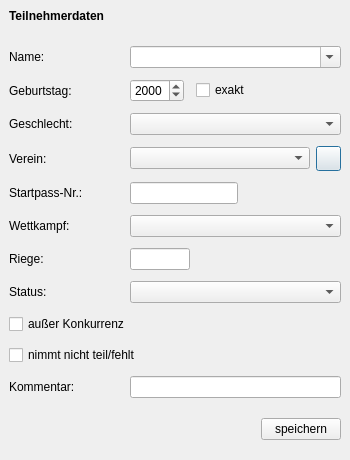
<?xml version="1.0" encoding="UTF-8"?>
<ui version="4.0">
 <class>IndividualDialog</class>
 <widget class="QDialog" name="IndividualDialog">
  <property name="geometry">
   <rect>
    <x>0</x>
    <y>0</y>
    <width>350</width>
    <height>460</height>
   </rect>
  </property>
  <property name="sizePolicy">
   <sizepolicy hsizetype="Preferred" vsizetype="Preferred">
    <horstretch>0</horstretch>
    <verstretch>0</verstretch>
   </sizepolicy>
  </property>
  <property name="windowTitle">
   <string>TurnFix - Teilnehmerdaten</string>
  </property>
  <property name="windowIcon">
   <iconset resource="../resources/TurnFix.qrc">
    <normaloff>:/appicons/icon.png</normaloff>:/appicons/icon.png</iconset>
  </property>
  <layout class="QGridLayout" name="gridLayout">
   <property name="leftMargin">
    <number>0</number>
   </property>
   <property name="topMargin">
    <number>0</number>
   </property>
   <property name="rightMargin">
    <number>0</number>
   </property>
   <property name="bottomMargin">
    <number>0</number>
   </property>
   <property name="spacing">
    <number>0</number>
   </property>
   <item row="0" column="0" colspan="2">
    <widget class="QWidget" name="headerWidget" native="true">
     <layout class="QHBoxLayout" name="horizontalLayout">
      <item>
       <widget class="QLabel" name="label_10">
        <property name="font">
         <font>
          <bold>true</bold>
         </font>
        </property>
        <property name="text">
         <string>Teilnehmerdaten</string>
        </property>
       </widget>
      </item>
     </layout>
    </widget>
   </item>
   <item row="1" column="0" rowspan="2">
    <widget class="QWidget" name="sidebar" native="true">
     <layout class="QHBoxLayout" name="horizontalLayout_2">
      <property name="spacing">
       <number>0</number>
      </property>
      <property name="leftMargin">
       <number>0</number>
      </property>
      <property name="topMargin">
       <number>0</number>
      </property>
      <property name="rightMargin">
       <number>0</number>
      </property>
      <property name="bottomMargin">
       <number>0</number>
      </property>
     </layout>
    </widget>
   </item>
   <item row="1" column="1">
    <widget class="QStackedWidget" name="stackedWidget">
     <property name="currentIndex">
      <number>0</number>
     </property>
     <widget class="QWidget" name="page">
      <layout class="QGridLayout" name="gridLayout_3">
       <item row="0" column="0">
        <widget class="QLabel" name="label">
         <property name="text">
          <string>Name:</string>
         </property>
        </widget>
       </item>
       <item row="0" column="1" colspan="3">
        <widget class="QComboBox" name="cmb_name">
         <property name="sizePolicy">
          <sizepolicy hsizetype="Expanding" vsizetype="Fixed">
           <horstretch>0</horstretch>
           <verstretch>0</verstretch>
          </sizepolicy>
         </property>
         <property name="editable">
          <bool>true</bool>
         </property>
        </widget>
       </item>
       <item row="1" column="0">
        <widget class="QLabel" name="label_2">
         <property name="text">
          <string>Geburtstag:</string>
         </property>
        </widget>
       </item>
       <item row="1" column="1">
        <widget class="QDateEdit" name="dae_year">
         <property name="sizePolicy">
          <sizepolicy hsizetype="Fixed" vsizetype="Fixed">
           <horstretch>0</horstretch>
           <verstretch>0</verstretch>
          </sizepolicy>
         </property>
         <property name="displayFormat">
          <string>yyyy</string>
         </property>
        </widget>
       </item>
       <item row="1" column="2" colspan="2">
        <widget class="QCheckBox" name="chk_dat">
         <property name="sizePolicy">
          <sizepolicy hsizetype="Expanding" vsizetype="Fixed">
           <horstretch>0</horstretch>
           <verstretch>0</verstretch>
          </sizepolicy>
         </property>
         <property name="text">
          <string>exakt</string>
         </property>
        </widget>
       </item>
       <item row="2" column="0">
        <widget class="QLabel" name="label_3">
         <property name="text">
          <string>Geschlecht:</string>
         </property>
        </widget>
       </item>
       <item row="2" column="1" colspan="3">
        <widget class="QComboBox" name="cmb_sex"/>
       </item>
       <item row="3" column="0">
        <widget class="QLabel" name="label_4">
         <property name="text">
          <string>Verein:</string>
         </property>
        </widget>
       </item>
       <item row="3" column="1" colspan="2">
        <widget class="QComboBox" name="cmb_club">
         <property name="sizePolicy">
          <sizepolicy hsizetype="Expanding" vsizetype="Fixed">
           <horstretch>0</horstretch>
           <verstretch>0</verstretch>
          </sizepolicy>
         </property>
        </widget>
       </item>
       <item row="3" column="3">
        <widget class="QPushButton" name="but_addclub">
         <property name="minimumSize">
          <size>
           <width>25</width>
           <height>25</height>
          </size>
         </property>
         <property name="maximumSize">
          <size>
           <width>25</width>
           <height>25</height>
          </size>
         </property>
         <property name="text">
          <string/>
         </property>
         <property name="icon">
          <iconset resource="../resources/TurnFix.qrc">
           <normaloff>:/appicons/plus.png</normaloff>:/appicons/plus.png</iconset>
         </property>
         <property name="iconSize">
          <size>
           <width>15</width>
           <height>15</height>
          </size>
         </property>
        </widget>
       </item>
       <item row="4" column="0">
        <widget class="QLabel" name="label_7">
         <property name="text">
          <string>Startpass-Nr.:</string>
         </property>
        </widget>
       </item>
       <item row="4" column="1" colspan="3">
        <widget class="QLineEdit" name="txt_id">
         <property name="sizePolicy">
          <sizepolicy hsizetype="Fixed" vsizetype="Fixed">
           <horstretch>0</horstretch>
           <verstretch>0</verstretch>
          </sizepolicy>
         </property>
         <property name="inputMask">
          <string>000000000000000000</string>
         </property>
        </widget>
       </item>
       <item row="5" column="0">
        <widget class="QLabel" name="label_5">
         <property name="text">
          <string>Wettkampf:</string>
         </property>
        </widget>
       </item>
       <item row="5" column="1" colspan="3">
        <widget class="QComboBox" name="cmb_wk">
         <property name="sizePolicy">
          <sizepolicy hsizetype="Expanding" vsizetype="Fixed">
           <horstretch>0</horstretch>
           <verstretch>0</verstretch>
          </sizepolicy>
         </property>
        </widget>
       </item>
       <item row="6" column="0">
        <widget class="QLabel" name="label_6">
         <property name="text">
          <string>Riege:</string>
         </property>
        </widget>
       </item>
       <item row="6" column="1">
        <widget class="QLineEdit" name="txt_rg">
         <property name="sizePolicy">
          <sizepolicy hsizetype="Fixed" vsizetype="Fixed">
           <horstretch>0</horstretch>
           <verstretch>0</verstretch>
          </sizepolicy>
         </property>
         <property name="minimumSize">
          <size>
           <width>60</width>
           <height>0</height>
          </size>
         </property>
         <property name="maximumSize">
          <size>
           <width>60</width>
           <height>16777215</height>
          </size>
         </property>
         <property name="maxLength">
          <number>15</number>
         </property>
        </widget>
       </item>
       <item row="7" column="0">
        <widget class="QLabel" name="label_8">
         <property name="text">
          <string>Status:</string>
         </property>
        </widget>
       </item>
       <item row="7" column="1" colspan="3">
        <widget class="QComboBox" name="cmb_status"/>
       </item>
       <item row="8" column="0" colspan="4">
        <widget class="QCheckBox" name="chk_ak">
         <property name="text">
          <string>außer Konkurrenz</string>
         </property>
        </widget>
       </item>
       <item row="9" column="0" colspan="4">
        <widget class="QCheckBox" name="chk_nostart">
         <property name="text">
          <string>nimmt nicht teil/fehlt</string>
         </property>
        </widget>
       </item>
       <item row="10" column="0">
        <widget class="QLabel" name="label_9">
         <property name="text">
          <string>Kommentar:</string>
         </property>
        </widget>
       </item>
       <item row="10" column="1" colspan="3">
        <widget class="QLineEdit" name="txt_comment"/>
       </item>
      </layout>
     </widget>
     <widget class="QWidget" name="page_2">
      <layout class="QGridLayout" name="gridLayout_5">
       <item row="0" column="0">
        <widget class="QListWidget" name="lst_dis">
         <property name="editTriggers">
          <set>QAbstractItemView::NoEditTriggers</set>
         </property>
         <property name="alternatingRowColors">
          <bool>true</bool>
         </property>
        </widget>
       </item>
      </layout>
     </widget>
    </widget>
   </item>
   <item row="2" column="1">
    <widget class="QWidget" name="widget" native="true">
     <layout class="QGridLayout" name="gridLayout_2">
      <property name="topMargin">
       <number>0</number>
      </property>
      <property name="bottomMargin">
       <number>0</number>
      </property>
      <item row="1" column="0">
       <spacer name="horizontalSpacer">
        <property name="orientation">
         <enum>Qt::Horizontal</enum>
        </property>
        <property name="sizeHint" stdset="0">
         <size>
          <width>40</width>
          <height>20</height>
         </size>
        </property>
       </spacer>
      </item>
      <item row="1" column="1">
       <widget class="QPushButton" name="but_save">
        <property name="sizePolicy">
         <sizepolicy hsizetype="Fixed" vsizetype="Fixed">
          <horstretch>0</horstretch>
          <verstretch>0</verstretch>
         </sizepolicy>
        </property>
        <property name="layoutDirection">
         <enum>Qt::RightToLeft</enum>
        </property>
        <property name="text">
         <string>speichern</string>
        </property>
       </widget>
      </item>
      <item row="2" column="0" colspan="2">
       <widget class="QLabel" name="lbl_control">
        <property name="font">
         <font>
          <bold>true</bold>
         </font>
        </property>
        <property name="autoFillBackground">
         <bool>true</bool>
        </property>
        <property name="text">
         <string/>
        </property>
        <property name="alignment">
         <set>Qt::AlignCenter</set>
        </property>
       </widget>
      </item>
     </layout>
    </widget>
   </item>
  </layout>
  <action name="act_tn">
   <property name="checkable">
    <bool>true</bool>
   </property>
   <property name="icon">
    <iconset resource="../resources/TurnFix.qrc">
     <normaloff>:/appicons/teilnehmer.png</normaloff>:/appicons/teilnehmer.png</iconset>
   </property>
   <property name="text">
    <string>Allgemein</string>
   </property>
  </action>
  <action name="act_dis">
   <property name="checkable">
    <bool>true</bool>
   </property>
   <property name="icon">
    <iconset resource="../resources/TF_GeraeteIcons.qrc">
     <normaloff>:/icons/sprung.png</normaloff>:/icons/sprung.png</iconset>
   </property>
   <property name="text">
    <string>Disziplinen</string>
   </property>
  </action>
 </widget>
 <resources>
  <include location="../resources/TurnFix.qrc"/>
  <include location="../resources/TF_GeraeteIcons.qrc"/>
 </resources>
 <connections/>
</ui>
